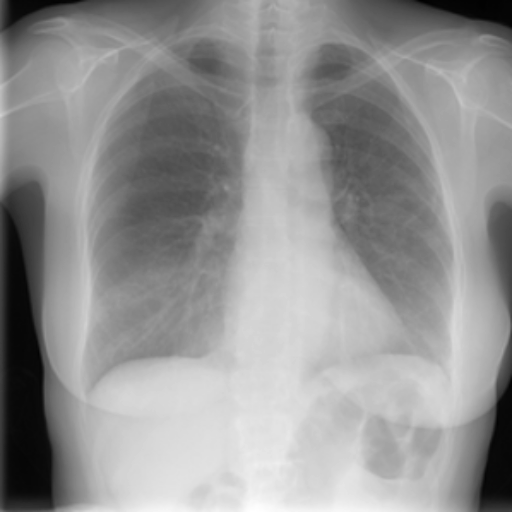
#> input picture Hafta12/cxrimage_0.png, 512 x 512 px
$ python uyg1.py
#> lines starting #> are read from the running program, lines starting #| are printed output that depends on the picture; after the words box and inside, x2 and y2 are one past the last pixel; in counts of white or black regions, pixels touching at a corner belong together
import cv2
import matplotlib.pyplot as plt

# Görüntü ve maskeyi yükleme
image_path = "cxrimage_0.png"  # Orijinal akciğer görüntüsü yolu
mask_path = "cxrmask_0.jpeg"  # Akciğer maskesi görüntüsü yolu

image = cv2.imread(image_path, cv2.IMREAD_GRAYSCALE)  # Gri tonlamalı yükleme
#> image is the input picture: shape (512, 512); min 0, max 255, mean 147.3
mask = cv2.imread(mask_path, cv2.IMREAD_GRAYSCALE)   # Maskeyi gri tonlamalı yükle
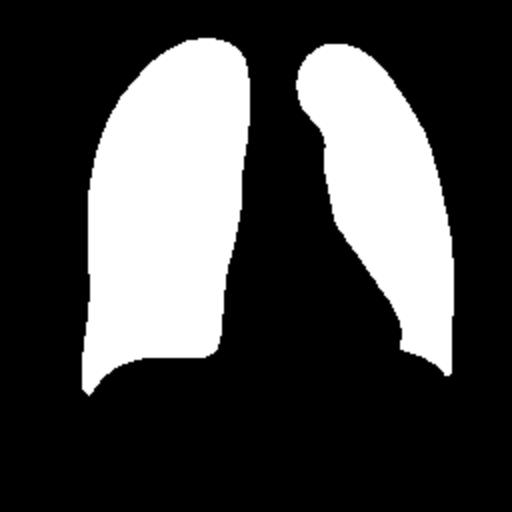
#> input picture Hafta12/cxrmask_0.jpeg, 512 x 512 px
#> mask is the input picture: shape (512, 512); min 0, max 255, mean 70.2

# Maskeyi binary (ikili) hale getirme
_, binary_mask = cv2.threshold(mask, 127, 255, cv2.THRESH_BINARY)
#> binary_mask: shape (512, 512); 27.5% white; 2 white regions, box (x1, y1, x2, y2) and area: (82, 38, 250, 396) 43820, (296, 44, 454, 376) 28380

# Maskeyi görüntüye uygulama
masked_image = cv2.bitwise_and(image, image, mask=binary_mask)
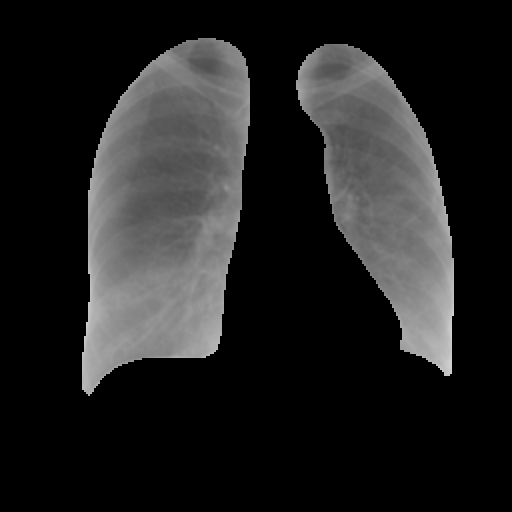
#> masked_image: shape (512, 512); min 0, max 210, mean 33.8

# SIFT dedektörünü başlatma
sift = cv2.SIFT_create()

# Maskelenmiş görüntüde anahtar noktaları tespit etme ve deskriptörleri çıkarma
keypoints, descriptors = sift.detectAndCompute(masked_image, None)
#> keypoints = 39 keypoints; strongest (x, y, size): (447, 369, 8), (430, 334, 40), (88, 385, 11), (152, 302, 100.9)

# Anahtar noktaları orijinal görüntü üzerine çizme
image_with_keypoints = cv2.drawKeypoints(image, keypoints, None, flags=cv2.DRAW_MATCHES_FLAGS_DRAW_RICH_KEYPOINTS)

# Sonuçları görselleştirme
plt.figure(figsize=(15, 5))

# Orijinal görüntü
plt.subplot(1, 3, 1)
plt.title("Original Image")
plt.imshow(image, cmap="gray")
plt.axis("off")

# Maskelenmiş görüntü
plt.subplot(1, 3, 2)
plt.title("Masked Image")
plt.imshow(masked_image, cmap="gray")
plt.axis("off")

# Anahtar noktalar çizilmiş görüntü
plt.subplot(1, 3, 3)
plt.title("Keypoints on Original Image")
plt.imshow(image_with_keypoints, cmap="gray")
plt.axis("off")

plt.tight_layout()
plt.show()
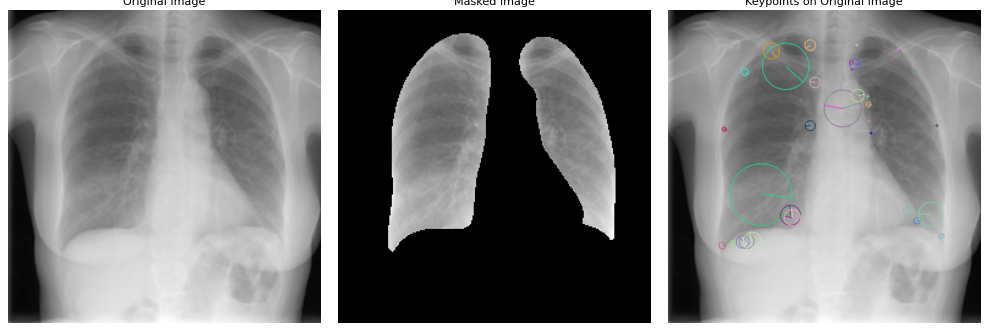
#> figure drawn by matplotlib, 3 panels

# Anahtar nokta koordinatlarını yazdırma
print("Number of Keypoints Detected:", len(keypoints))
#| Number of Keypoints Detected: 39
for i, kp in enumerate(keypoints[:5]):  # Sadece ilk 5 anahtar nokta
    print(f"Keypoint {i + 1}: X={kp.pt[0]:.2f}, Y={kp.pt[1]:.2f}, Size={kp.size:.2f}")
#> this loop made 5 passes
#> kp on passes 1 to 5: keypoint at (88.5, 385), size 11, keypoint at (88.5, 385), size 11, keypoint at (91.4, 194.3), size 6.5, keypoint at (91.9, 194.9), size 7.3, keypoint at (106.9, 381.8), size 10
#| Keypoint 1: X=88.46, Y=385.02, Size=11.05
#| Keypoint 2: X=88.46, Y=385.02, Size=11.05
#| Keypoint 3: X=91.36, Y=194.33, Size=6.51
#| Keypoint 4: X=91.89, Y=194.92, Size=7.31
#| Keypoint 5: X=106.85, Y=381.82, Size=9.98

"""
import cv2
import matplotlib.pyplot as plt

# Görüntü ve maskeyi yükleme
image_path = "cxrimage_0.png"  # Orijinal akciğer görüntüsü yolu
mask_path = "cxrmask_0.jpeg"  # Akciğer maskesi görüntüsü yolu

# Görüntüleri gri tonlamalı olarak yükle
image = cv2.imread(image_path, cv2.IMREAD_GRAYSCALE)
mask = cv2.imread(mask_path, cv2.IMREAD_GRAYSCALE)

# Görüntülerin doğru yüklendiğini kontrol et
if image is None:
    raise FileNotFoundError(f"Görüntü bulunamadı: {image_path}")
if mask is None:
    raise FileNotFoundError(f"Maske bulunamadı: {mask_path}")

# Maskeyi binary (ikili) hale getirme
_, binary_mask = cv2.threshold(mask, 127, 255, cv2.THRESH_BINARY)

# Maskeyi görüntüye uygulama
masked_image = cv2.bitwise_and(image, image, mask=binary_mask)

# Maskelenmiş görüntünün boş olmadığını kontrol et
if masked_image is None or masked_image.size == 0:
    raise ValueError("Maskelenmiş görüntü boş. Lütfen maskeyi kontrol edin.")

# SIFT dedektörünü başlatma
sift = cv2.SIFT_create()

# Maskelenmiş görüntüde anahtar noktaları tespit etme ve deskriptörleri çıkarma
keypoints, descriptors = sift.detectAndCompute(masked_image, None)

if keypoints is None or len(keypoints) == 0:
    print("Hiç anahtar nokta tespit edilemedi.")
else:
    # Anahtar noktaları orijinal görüntü üzerine çizme
    image_with_keypoints = cv2.drawKeypoints(
        image, keypoints, None, flags=cv2.DRAW_MATCHES_FLAGS_DRAW_RICH_KEYPOINTS
    )

    # Sonuçları görselleştirme
    plt.figure(figsize=(15, 5))

    # Orijinal görüntü
    plt.subplot(1, 3, 1)
    plt.title("Original Image")
    plt.imshow(image, cmap="gray")
    plt.axis("off")

    # Maskelenmiş görüntü
    plt.subplot(1, 3, 2)
    plt.title("Masked Image")
    plt.imshow(masked_image, cmap="gray")
    plt.axis("off")

    # Anahtar noktalar çizilmiş görüntü
    plt.subplot(1, 3, 3)
    plt.title("Keypoints on Original Image")
    plt.imshow(image_with_keypoints, cmap="gray")
    plt.axis("off")

    plt.tight_layout()
    plt.show()

    # Anahtar nokta koordinatlarını yazdırma
    print("Number of Keypoints Detected:", len(keypoints))
    for i, kp in enumerate(keypoints[:5]):  # Sadece ilk 5 anahtar nokta
        print(f"Keypoint {i + 1}: X={kp.pt[0]:.2f}, Y={kp.pt[1]:.2f}, Size={kp.size:.2f}")
"""
